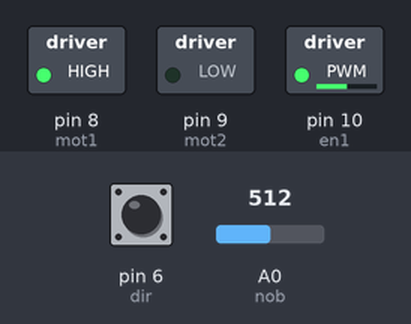
Bench run of a sketch on a simulated Arduino Uno, built with avr-gcc and run on an emulated ATmega328P. Shown: switched loads named in the sketch (green lamp = pin HIGH). Dashed ring = blinking. The inputs (shaded band) are chosen by the test bench; at power-on: pin 6 (dir) HIGH, A0 (nob) = 512.

Above: at 1.2 s.
1.3 s: pin 6 (dir) pulled LOW for 1 s
At 1.75 s:
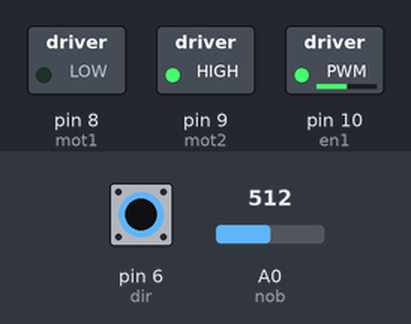
4.0 s: A0 (nob) set to 716
At 5.2 s:
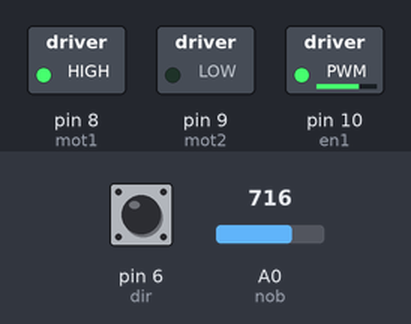
5.5 s: pin 6 (dir) pulled LOW for 0.15 s
At 6.7 s:
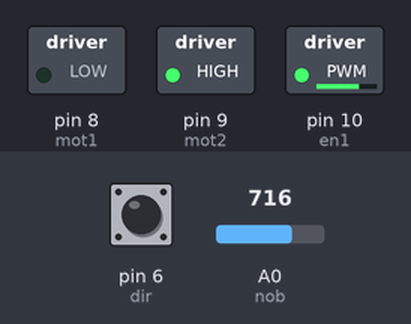
7.3 s: A0 (nob) set to 900
At 7.8 s:
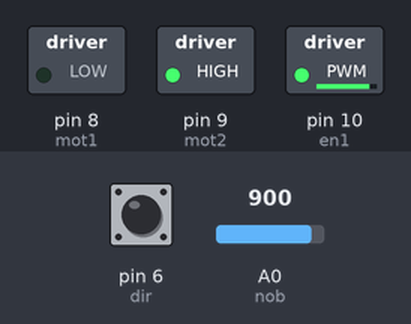
8.8 s: pin 6 (dir) pulled LOW for 0.15 s
At 10.3 s:
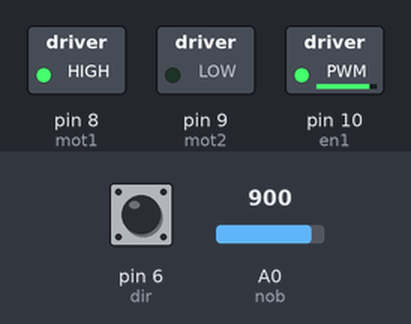
10.6 s: A0 (nob) set to 122
At 11.5 s:
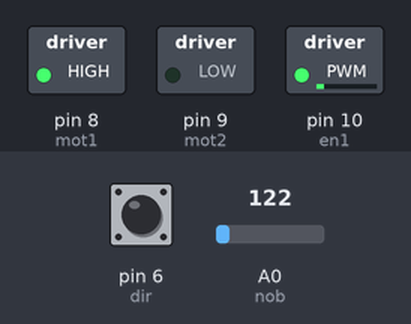
Timing chart, 0 to 13.1 s (numbered marks = the images above; inputs shaded):
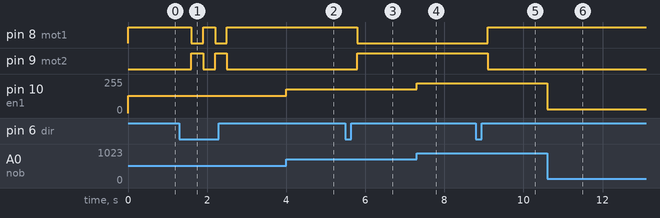

Measured:
- after the input at 1.3 s, pin 8 (mot1): alternates HIGH for 0.30 s and LOW for 0.30 s, 4 changes in all, then stays HIGH, starting after 0.30 s; pin 9 (mot2): alternates HIGH for 0.30 s and LOW for 0.30 s, 4 changes in all, then stays LOW, starting after 0.30 s
- after the input at 4.0 s, pin 10 (en1): 128/255 → 179/255 at once
- after the input at 5.5 s, pin 8 (mot1): HIGH → LOW after 0.30 s; pin 9 (mot2): LOW → HIGH after 0.30 s
- after the input at 7.3 s, pin 10 (en1): 179/255 → 225/255 at once
- after the input at 8.8 s, pin 8 (mot1): LOW → HIGH after 0.30 s; pin 9 (mot2): HIGH → LOW after 0.30 s
- after the input at 10.6 s, pin 10 (en1): 225/255 → 30/255 at once

The sketch:

DC_motor_controller.ino
```cpp
int mot1 = 8;
int mot2 = 9;
int en1 = 10;
int dir = 6;
bool state = true;
int nob = A0;
int val=0;


void setup()
{
  pinMode(mot1,OUTPUT);
  pinMode(mot2,OUTPUT);
  pinMode(en1,OUTPUT);
  pinMode(dir,INPUT_PULLUP);

}

void loop()
{

  val = analogRead(nob);

  analogWrite(en1, val / 4);

  if(digitalRead(dir)==LOW)
  {
     state=!state;
     while(dir==LOW);
     delay(300);
  }
  if(state)
  {
    digitalWrite(mot1,HIGH);
    digitalWrite(mot2,LOW);
  }
  else
  {
    digitalWrite(mot1,LOW);
    digitalWrite(mot2,HIGH);
  }


}
```
